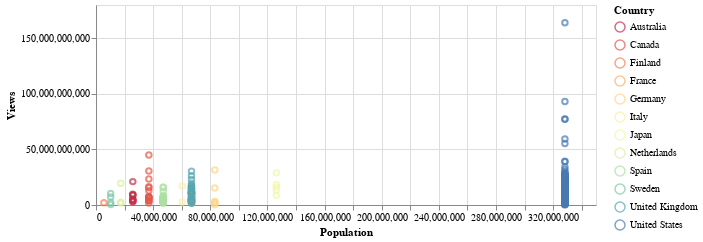

Here is the notebook cell this chart was saved with:
### Markdown cell above
However, the following plot shows description of it showing "population, views by country" This plot is simply showing population and views by country without any normalization or additional context. it might not be very informative. Here's why:

Population Bias: Countries with larger populations will naturally have more views, even if their viewership per capita is lower.
Lack of Comparison: Without a way to compare viewership relative to population or other factors, it's hard to draw meaningful conclusions.

The interactive plot following the below one has a better representation.

### Code cell
import altair as alt

alt.Chart(data).mark_point().encode(
    x="Population",
    y="Views",
    color=alt.Color("Country", scale=alt.Scale(scheme="spectral")),
    tooltip=["Country", "Population"]
).properties(
  width=500,
  height=200
)

### Figure 1 — Vega-Lite specification as saved in the notebook (floating-point values rounded to 4 significant figures; data arrays with more than 128 entries replaced by an {"elided": "..."} marker saying what was removed)
{"config": {"view": {"continuousWidth": 400, "continuousHeight": 300}}, "data": {"name": "data-e78ff4003fe08feacf69c370dd2dfb9b"}, "mark": "point", "encoding": {"color": {"field": "Country", "scale": {"scheme": "spectral"}, "type": "nominal"}, "tooltip": [{"field": "Country", "type": "nominal"}, {"field": "Population", "type": "quantitative"}], "x": {"field": "Population", "type": "quantitative"}, "y": {"field": "Views", "type": "quantitative"}}, "height": 200, "width": 500, "$schema": "https://vega.github.io/schema/vega-lite/v4.17.0.json", "datasets": {"data-e78ff4003fe08feacf69c370dd2dfb9b": {"elided": "425 records"}}}
